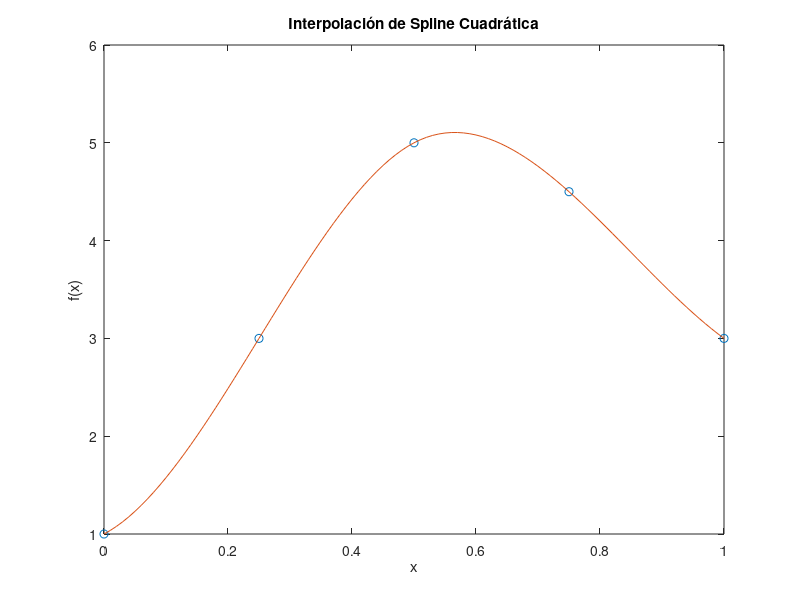

Reproduce this figure in MATLAB. (Note: this script raises an error after producing the figure.)
%TP3-Ejercicio6-a

% Borramos la ventana de comandos y las variables previas
clc
clear
% Defina los valores de x y y
x = [0, 0.25, 0.5, 0.75, 1];
y = [1, 3, 5, 4.5, 3];

% Cree la spline
pp = spline(x, y);

% Evalúe la spline en una rejilla más fina de valores de x
xx = 0:0.01:1;
yy = ppval(pp, xx);

% Grafique los puntos de datos originales y la spline
plot(x, y, 'o', xx, yy);
xlabel('x');
ylabel('f(x)');
title('Interpolación de Spline Cuadrática');

% Verifique las condiciones impuestas
% La spline debe interpolar los puntos dados
fprintf('Condiciones de interpolación:\n');
for i = 1:length(x)
    fprintf('Valor de la spline en x = %f: %f\n', x(i), ppval(pp, x(i)));
end

% La spline debe ser continua en los nudos
fprintf('\nCondiciones de continuidad:\n');
for i = 1:length(x)-1
    fprintf('Valor de la spline en x = %f (izquierda): %f\n', x(i), ppval(pp, x(i)));
    fprintf('Valor de la spline en x = %f (derecha): %f\n', x(i), ppval(pp, x(i)));
end

% La primera derivada de la spline debe ser continua en los nudos
fprintf('\nCondiciones de continuidad de la primera derivada:\n');
for i = 1:length(x)-1
    fprintf('Derivada de la spline en x = %f (izquierda): %f\n', x(i), ppmak(pp, x(i)));
    fprintf('Derivada de la spline en x = %f (derecha): %f\n', x(i), ppmak(pp, x(i)));
end